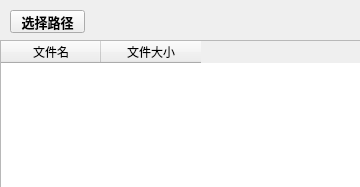
<?xml version="1.0" encoding="UTF-8"?>
<ui version="4.0">
 <class>MainWindow</class>
 <widget class="QMainWindow" name="MainWindow">
  <property name="geometry">
   <rect>
    <x>0</x>
    <y>0</y>
    <width>360</width>
    <height>187</height>
   </rect>
  </property>
  <property name="windowTitle">
   <string>设置表格中的最后一列自动适应容器的大小</string>
  </property>
  <widget class="QWidget" name="centralwidget">
   <widget class="QTableWidget" name="tableWidget">
    <property name="geometry">
     <rect>
      <x>0</x>
      <y>40</y>
      <width>361</width>
      <height>151</height>
     </rect>
    </property>
    <column>
     <property name="text">
      <string>文件名</string>
     </property>
    </column>
    <column>
     <property name="text">
      <string>文件大小</string>
     </property>
    </column>
   </widget>
   <widget class="QPushButton" name="pushButton">
    <property name="geometry">
     <rect>
      <x>10</x>
      <y>10</y>
      <width>75</width>
      <height>23</height>
     </rect>
    </property>
    <property name="font">
     <font>
      <pointsize>10</pointsize>
      <weight>75</weight>
      <bold>true</bold>
     </font>
    </property>
    <property name="text">
     <string>选择路径</string>
    </property>
   </widget>
  </widget>
 </widget>
 <resources/>
 <connections/>
</ui>
